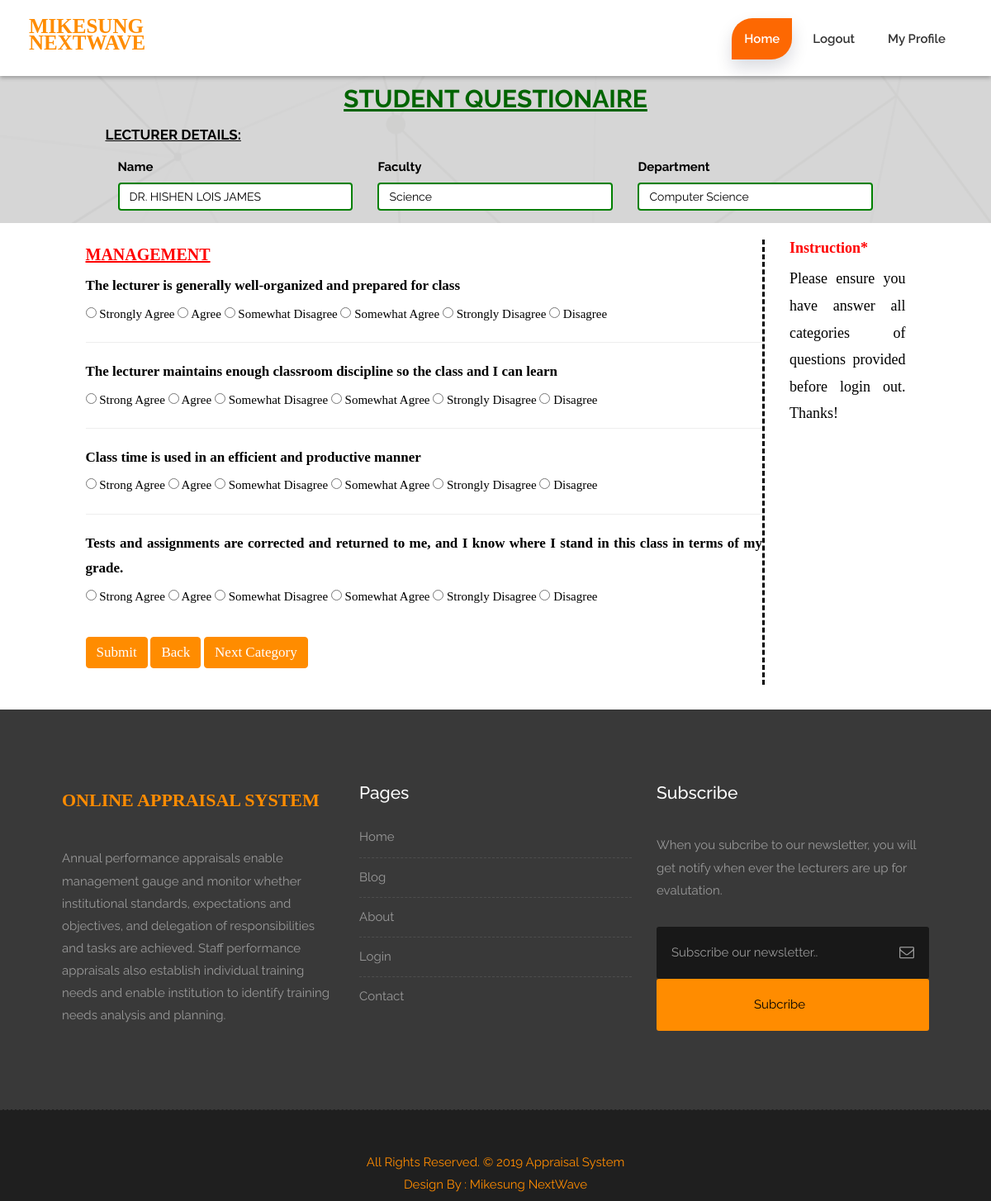
The app's page /view_questionaire.php?id=1 (signed in) with its own data.
### tables this page shows
CREATE TABLE `lecturers_data` (
  `id` int(11) NOT NULL,
  `title` varchar(50) DEFAULT NULL,
  `school_id` int(11) DEFAULT NULL,
  `faculty_id` int(11) DEFAULT NULL,
  `department_id` int(11) DEFAULT NULL,
  `firstName` varchar(50) DEFAULT NULL,
  `lastName` varchar(50) DEFAULT NULL,
  `middleName` varchar(50) DEFAULT NULL,
  `gender` varchar(50) DEFAULT NULL,
  `staff_id` varchar(100) DEFAULT NULL,
  `mobile` varchar(50) DEFAULT NULL,
  `password` varchar(50) DEFAULT NULL,
  `email` varchar(50) DEFAULT NULL
);

CREATE TABLE `faculties` (
  `id` int(11) NOT NULL,
  `faculties` varchar(100) NOT NULL
);

CREATE TABLE `departments` (
  `id` int(11) NOT NULL,
  `departments` varchar(100) NOT NULL
);

CREATE TABLE `mgt_questions` (
  `id` int(11) NOT NULL,
  `questions` text NOT NULL
);

### view_questionaire.php (the view, shortened to what this page needs)
<?php include ('header2.php'); ?>
<?php
    include('db_connect.php');
    $id = $_GET['id'];
    $sql = "SELECT * FROM lecturers_data
                            INNER JOIN faculties
                             ON lecturers_data.faculty_id = faculties.id
                             INNER JOIN departments
                             ON lecturers_data.department_id = departments.id
                            WHERE lecturers_data.id='".$id."'";
    $query = mysqli_query($conn, $sql) or die(mysqli_error($conn));
    $row = mysqli_fetch_assoc($query);
?>
    <div id="contact" class="container-fluid" style="background-color: darkgrey" >  <div class="text-left" style="padding-bottom: 20px; padding-top: 10px">
        <div class="col-md-10 col-md-offset-1">
                    <h3 style="color:darkgreen; text-align: center; font-size: 30px;"><u><b>STUDENT QUESTIONAIRE</b></u></h3>
            <form class="form" method="POST">
	               <p style="font-size: 17px; color: black"><b><u>LECTURER DETAILS:</u></b></p>
	           <div class="col-md-4">
		          <div class="form-group">
			         <label>Name</label>
			             <?php
                             $sql = "SELECT  CONCAT(UCASE(title), ' ', UCASE(firstName), ' ', UCASE(lastName), ' ', UCASE(middleName)) AS name
                                FROM lecturers_data WHERE id='".$id."'";
                            $query = mysqli_query($conn, $sql) or die(mysqli_error($conn2));
                        ?>
                        <?php while($sum_row = mysqli_fetch_assoc($query)): ?>
                            <input type="text" name="name" class="form-control" value="<?php echo $sum_row['name']; ?>">
                        <?php endwhile ?>
		          </div>
               </div>
                <div class="col-md-4">
		          <div class="form-group">
                     <label>Faculty</label>
                            <input type="text" name="faculty_id" class="form-control" value="<?php echo $row['faculties']; ?>">
                  </div>
                </div>
                <div class="col-md-4">
                    <div class="form-group">
                        <label>Department</label>
                        <input type="text" name="department" class="form-control" value="<?php echo $row['departments']; ?>">
                    </div>
                </div>
           </form>
	   </div>
    </div>
</div>
     <?php
            include ('management.php');
    ?>
    <?php include 'footer.php' ?>
</body>
</html>

### management.php (shortened to what this page needs)
<div class="container-fluid" style="padding-bottom: 30px; font-family: time new roman; padding-top: 20px">
    <div class="container">
        <div class="col-md-10">
         <form method="POST" style="text-align: justify; border-right: dashed;">
            <label style="font-size: 20px; color: red"><u>MANAGEMENT</u></label>
            <div class="form-group">
                 <?php
                    $sql = "SELECT * FROM mgt_questions WHERE id = 1";
                    $query = mysqli_query($conn, $sql);
                ?>
                <?php while($row=mysqli_fetch_assoc($query)): ?>
                <label style="font-size: 17px"><?php echo $row['questions']; ?></label>
                <?php endwhile; ?><br>
                <input type="radio" name="question1_choice"  value="100" required="question1_choice">  Strongly Agree
                <input type="radio" name="question1_choice"  value="70" required="question1_choice">  Agree
                <input type="radio" name="question1_choice"  value="45" required="question1_choice">  Somewhat Disagree
                <input type="radio" name="question1_choice"  value="60" required="question1_choice">  Somewhat Agree
                <input type="radio" name="question1_choice"  value="0" required="question1_choice">  Strongly Disagree
                <input type="radio" name="question1_choice"  value="10" required="question1_choice">  Disagree
            </div>
<hr>
            <div class="form-group">
                 <?php
                    $sql = "SELECT * FROM mgt_questions WHERE id = 2";
                    $query = mysqli_query($conn, $sql);
                ?>
                 <?php while($row=mysqli_fetch_assoc($query)): ?>
               <label style="font-size: 17px"><?php echo $row['questions']; ?></label>
                <?php endwhile; ?><br>
                <input type="radio" name="question2_choice"  value="100" required="question2_choice"> Strong Agree
                <input type="radio" name="question2_choice"  value="70" required="question2_choice"> Agree
                <input type="radio" name="question2_choice"  value="45" required="question2_choice"> Somewhat Disagree
                <input type="radio" name="question2_choice"  value="60" required="question2_choice"> Somewhat Agree
                <input type="radio" name="question2_choice"  value="0" required="question2_choice"> Strongly Disagree
                <input type="radio" name="question2_choice"  value="10" required="question2_choice"> Disagree
            </div>
<hr>
            <div class="form-group">
                 <?php
                    $sql = "SELECT * FROM mgt_questions WHERE id = 3";
                    $query = mysqli_query($conn, $sql);
                ?>
                <?php while($row=mysqli_fetch_assoc($query)): ?>
                  <label style="font-size: 17px"><?php echo $row['questions']; ?></label>
                <?php endwhile; ?><br>
                <input type="radio" name="question3_choice"  value="100" required="question3_choice"> Strong Agree
                <input type="radio" name="question3_choice"  value="70" required="question3_choice"> Agree
                <input type="radio" name="question3_choice"  value="45" required="question3_choice"> Somewhat Disagree
                <input type="radio" name="question3_choice"  value="60" required="question3_choice"> Somewhat Agree
                <input type="radio" name="question3_choice"  value="0" required="question3_choice"> Strongly Disagree
                <input type="radio" name="question3_choice"  value="10" required="question3_choice"> Disagree
            </div>
<hr>
            <div class="form-group">
                 <?php
                    $sql = "SELECT * FROM mgt_questions WHERE id = 4";
                    $query = mysqli_query($conn, $sql);
                ?>
                 <?php while($row=mysqli_fetch_assoc($query)): ?>
                  <label style="font-size: 17px"><?php echo $row['questions']; ?></label>
                <?php endwhile; ?><br>
                <input type="radio" name="question4_choice"  value="100" required="question4_choice"> Strong Agree
                <input type="radio" name="question4_choice"  value="70" required="question4_choice"> Agree
                <input type="radio" name="question4_choice"  value="45" required="question4_choice"> Somewhat Disagree
                <input type="radio" name="question4_choice"  value="60" required="question4_choice"> Somewhat Agree
                <input type="radio" name="question4_choice"  value="0" required="question4_choice"> Strongly Disagree
                <input type="radio" name="question4_choice"  value="10" required="question4_choice"> Disagree
            </div>
            <div style="padding-bottom: 20px; padding-top: 20px">
                <input type="submit" name="mgt_submit" value="Submit" class="btn btn-primary" style="background-color: darkorange; border-color: darkorange; font-size: 17px">
                <a href="listed_lecturers.php?id=<?php echo $_GET['id']; ?>" class="btn btn-primary" style="background-color: darkorange; border-color: darkorange; font-size: 17px">Back</a>
                <a href="view_questionaire_motivation.php?id=<?php echo $_GET['id']; ?>" class="btn btn-primary" style="background-color: darkorange; border-color: darkorange; font-size: 17px">Next Category</a>
            </div>
        </form>
        </div>
        <div class="col-md-2" style="color: black">
           <h3 style="color: red"><b>Instruction</b><b style="color: red">*</b></h3>
<p style="font-family: Monotype Corsiva; font-size: 18px; color: black; text-align: justify;"> Please ensure you have answer all categories of questions provided before login out. Thanks!</p>
        </div>
    </div>
</div>
</body>
</html>

### style.css (style rules this page uses)
body { color: #999; font-size: 15px; font-family: 'Raleway', sans-serif; line-height: 1.80857; }
a { color: #1f1f1f; text-decoration: none !important; outline: none !important; -webkit-transition: all .3s ease-in-out; -moz-transition: all .3s ease-in-out; -ms-transition: all .3s ease-in-out; -o-transition: all .3s ease-in-out; transition: all .3s ease-in-out; }
h1, h2, h3, h4, h5, h6 { letter-spacing: 0; font-weight: normal; position: relative; padding: 0 0 10px 0; font-weight: normal; line-height: 120% !important; color: #1f1f1f; margin: 0 }
h3 { font-size: 18px }
a { color: #1f1f1f; text-decoration: none; outline: none; }
a, .btn { text-decoration: none !important; outline: none !important; -webkit-transition: all .3s ease-in-out; -moz-transition: all .3s ease-in-out; -ms-transition: all .3s ease-in-out; -o-transition: all .3s ease-in-out; transition: all .3s ease-in-out; }
#contact { background: url(images/bg.png) no-repeat center center #fff; }
:root { --pricingTable-yellow: #fd6802; --pricingTable-purple: #fd6802; --pricingTable-blue: #fd6802; }

### css/responsive.css (style rules this page uses)
@media (max-width: 1200px) { .container-fluid { width: 100%; padding: 0 15px; } }
@media (max-width: 1200px) { .container { width: 90%; } }

### view_questionaire.php (style rules this page uses)
.form-group label { color: black; }
.form-group .form-control { color: black; border: 2px solid green; }

### management.php (style rules this page uses)
form { color: black; }

### records on screen
lecturers_data: faculty_id "Science", department "Computer Science"
mgt_questions: questions "The lecturer is generally well-organized and prepared for class"
mgt_questions: questions "The lecturer maintains enough classroom discipline so the class and I can learn"
mgt_questions: questions "Class time is used in an efficient and productive manner"
mgt_questions: questions "Tests and assignments are corrected and returned to me, and I know where I stand in this class in terms of my grade."
